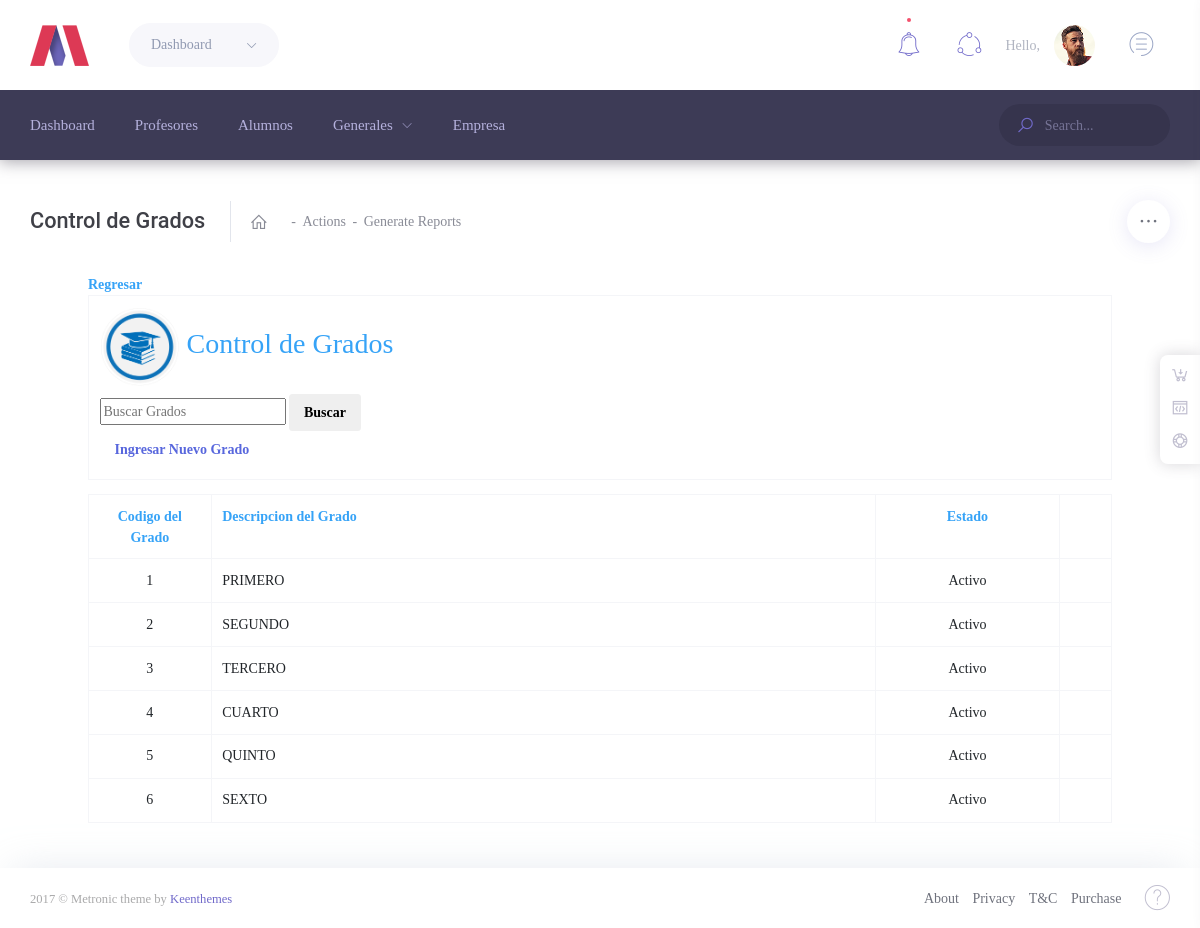
The page /Modulos/Datos/grado.php on the database its author committed.
### tables this page shows
CREATE TABLE `grado` (
  `id` int(11) NOT NULL,
  `nombre` varchar(255) NOT NULL,
  `estado` varchar(255) NOT NULL
);

### Modulos/Datos/grado.php (the view, shortened to what this page needs)
<?php
	include_once "../php_conexion.php";
	include_once "class/class.php";
	include_once "../funciones.php";
    $routeprefix = "../../";
    $title = "Control de Grados";
    include_once "../../menu/header.php";
?>
    <div align="center">
    <table width="90%">
      <tr>
        <td>
        	<a href="index.php" class="text-info"><i class="icon-fast-backward"></i> <strong>Regresar</strong></a>
        	<table class="table table-bordered">
            	<tr class="info">
                	<td>
                  	    <div class="row-fluid">
                            <div class="span6">
                            	<h2 class="text-info">
                                    <img src="img/grado.png" width="80" height="80">
                                    Control de Grados
                                </h2>
                            </div>
                            <div class="span6">
                            	<form name="form1" method="post" action="">
                                	<div class="input-append">
                                	<input type="text" name="buscar" class="input-xlarge" autocomplete="off" autofocus placeholder="Buscar Grados">
                                    <button type="submit" class="btn"><strong><i class="icon-search"></i> Buscar</strong></button>
                                    </div>
                          	    </form>
                                <a href="#nuevo" role="button" class="btn" data-toggle="modal">
                                	<strong><i class="icon-plus"></i> Ingresar Nuevo Grado</strong>
                                </a>
                            </div>
                    	</div>
                    </td>
              	</tr>
            </table>
            <table class="table table-bordered table-hover">
            	<tr class="info">
                	<td width="12%"><center><strong class="text-info">Codigo del Grado</strong></center></td>
                    <td width="65%"><strong class="text-info">Descripcion del Grado</strong></td>
                    <td width="18%"><center><strong class="text-info">Estado</strong></center></td>
                    <td width="5%"></td>
                </tr>
                <?php
					if(!empty($_POST['buscar'])){
						$buscar=limpiar($_POST['buscar']);
						$pa=mysqli_query($conexion, "SELECT * FROM grado WHERE nombre LIKE '%$buscar%' or id='$buscar'");
					}else{
						$pa=mysqli_query($conexion, "SELECT * FROM grado");
					}
					while($row=mysqli_fetch_array($pa)){
				?>
                <tr>
                	<td><center><?php echo $row['id']; ?></center></td>
                    <td><?php echo $row['nombre']; ?></td>
                    <td><center><?php echo estado($row['estado']); ?></center></td>
                    <td>
                    	<center>
                        	<a href="#a<?php echo $row['id']; ?>" title="Editar Materia" role="button" class="btn btn-mini" data-toggle="modal">
                            </a>
                        </center>
                    </td>
                </tr>
				<?php } ?>
            </table>
        </td>
      </tr>
    </table>
    </div>
<?php
    include_once "../../menu/footer.php";
?>

### menu/header.php (shortened to what this page needs)
<!DOCTYPE html>
<html lang="en">
    <head>
		<link href= "<?php echo $routeprefix ?>assets/vendors/custom/fullcalendar/fullcalendar.bundle.css" rel="stylesheet" type="text/css" />
		<link href="<?php echo $routeprefix ?>assets/vendors/base/vendors.bundle.css" rel="stylesheet" type="text/css" />
		<link href="<?php echo $routeprefix ?>assets/demo/demo5/base/style.bundle.css" rel="stylesheet" type="text/css" />
    </head>
	<body  class="m-page--wide m-header--fixed m-header--fixed-mobile m-footer--push m-aside--offcanvas-default"  >
		<div class="m-grid m-grid--hor m-grid--root m-page">
			<header id="m_header" class="m-grid__item		m-header "  m-minimize="minimize" m-minimize-offset="200" m-minimize-mobile-offset="200" >
				<div class="m-header__top">
					<div class="m-container m-container--responsive m-container--xxl m-container--full-height m-page__container">
						<div class="m-stack m-stack--ver m-stack--desktop">
							<div class="m-stack__item m-brand">
								<div class="m-stack m-stack--ver m-stack--general m-stack--inline">
									<div class="m-stack__item m-stack__item--middle m-brand__logo">
										<a href="<?php echo $routeprefix ?>index.html" class="m-brand__logo-wrapper">
											<img alt="" src="<?php echo $routeprefix ?>assets/demo/demo5/media/img/logo/logo.png"/>
										</a>
									</div>
									<div class="m-stack__item m-stack__item--middle m-brand__tools">
										<div class="m-dropdown m-dropdown--inline m-dropdown--arrow m-dropdown--align-left m-dropdown--align-push" m-dropdown-toggle="click" aria-expanded="true">
											<a href="#" class="dropdown-toggle m-dropdown__toggle btn btn-outline-metal m-btn  m-btn--icon m-btn--pill">
												<span>
													Dashboard
												</span>
											</a>
										</div>
									</div>
								</div>
							</div>
							<div class="m-stack__item m-stack__item--fluid m-header-head" id="m_header_nav">
								<div id="m_header_topbar" class="m-topbar  m-stack m-stack--ver m-stack--general">
									<div class="m-stack__item m-topbar__nav-wrapper">
										<ul class="m-topbar__nav m-nav m-nav--inline">
											<li class="m-nav__item m-topbar__notifications m-topbar__notifications--img m-dropdown m-dropdown--large m-dropdown--header-bg-fill m-dropdown--arrow m-dropdown--align-center 	m-dropdown--mobile-full-width" m-dropdown-toggle="click" m-dropdown-persistent="1">
												<a href="#" class="m-nav__link m-dropdown__toggle" id="m_topbar_notification_icon">
													<span class="m-nav__link-badge m-badge m-badge--dot m-badge--dot-small m-badge--danger"></span>
													<span class="m-nav__link-icon">
														<span class="m-nav__link-icon-wrapper">
															<i class="flaticon-music-2"></i>
														</span>
													</span>
												</a>
											</li>
											<li class="m-nav__item m-topbar__quick-actions m-topbar__quick-actions--img m-dropdown m-dropdown--large m-dropdown--header-bg-fill m-dropdown--arrow m-dropdown--align-right m-dropdown--align-push m-dropdown--mobile-full-width m-dropdown--skin-light"  m-dropdown-toggle="click">
												<a href="#" class="m-nav__link m-dropdown__toggle">
													<span class="m-nav__link-icon">
														<span class="m-nav__link-icon-wrapper">
															<i class="flaticon-share"></i>
														</span>
													</span>
												</a>
											</li>
											<li class="m-nav__item m-topbar__user-profile m-topbar__user-profile--img  m-dropdown m-dropdown--medium m-dropdown--arrow m-dropdown--header-bg-fill m-dropdown--align-right m-dropdown--mobile-full-width m-dropdown--skin-light" m-dropdown-toggle="click">
												<a href="#" class="m-nav__link m-dropdown__toggle">
													<span class="m-topbar__welcome">
														Hello,&nbsp;
													</span>
													<span class="m-topbar__username">
													</span>
													<span class="m-topbar__userpic">
														<img src="<?php echo $routeprefix ?>assets/app/media/img/users/user4.jpg" class="m--img-rounded m--marginless m--img-centered" alt=""/>
													</span>
												</a>
											</li>
											<li id="m_quick_sidebar_toggle" class="m-nav__item">
												<a href="#" class="m-nav__link m-dropdown__toggle">
													<span class="m-nav__link-icon m-nav__link-icon--aside-toggle">
														<span class="m-nav__link-icon-wrapper">
															<i class="flaticon-menu-button"></i>
														</span>
													</span>
												</a>
											</li>
										</ul>
									</div>
								</div>
							</div>
						</div>
					</div>
				</div>
				<div class="m-header__bottom">
					<div class="m-container m-container--responsive m-container--xxl m-container--full-height m-page__container">
						<div class="m-stack m-stack--ver m-stack--desktop">
							<div class="m-stack__item m-stack__item--middle m-stack__item--fluid">
								<div id="m_header_menu" class="m-header-menu m-aside-header-menu-mobile m-aside-header-menu-mobile--offcanvas  m-header-menu--skin-dark m-header-menu--submenu-skin-light m-aside-header-menu-mobile--skin-light m-aside-header-menu-mobile--submenu-skin-light "  >
									<ul class="m-menu__nav  m-menu__nav--submenu-arrow ">
										<li class="m-menu__item "  aria-haspopup="true">
											<a  href="<?php echo $routeprefix ?>index.html" class="m-menu__link ">
												<span class="m-menu__link-text">
													Dashboard
												</span>
											</a>
                                        </li>
                                        <li class="m-menu__item "  aria-haspopup="true">
											<a  href="<?php echo $routeprefix ?>Modulos/Profesor" class="m-menu__link ">
												<span class="m-menu__link-text">
													Profesores
												</span>
											</a>
										</li>
                                        <li class="m-menu__item "  aria-haspopup="true">
											<a  href="<?php echo $routeprefix ?>Modulos/Alumnos" class="m-menu__link ">
												<span class="m-menu__link-text">
													Alumnos
												</span>
											</a>
										</li>
										<li class="m-menu__item  m-menu__item--submenu m-menu__item--rel"  m-menu-submenu-toggle="click" aria-haspopup="true">
											<a  href="javascript:;" class="m-menu__link m-menu__toggle">
												<span class="m-menu__link-text">
													Generales
												</span>
												<i class="m-menu__hor-arrow la la-angle-down"></i>
											</a>
										</li>
										<li class="m-menu__item "  aria-haspopup="true">
											<a  href="<?php echo $routeprefix ?>Modulos/Datos/empresa.php" class="m-menu__link ">
												<span class="m-menu__link-text">
													Empresa
												</span>
											</a>
                                        </li>
										<li class="m-menu__item  m-menu__item--submenu m-menu__item--rel m-menu__item--more m-menu__item--icon-only"  m-menu-submenu-toggle="click" m-menu-link-redirect="1" aria-haspopup="true">
											<a  href="javascript:;" class="m-menu__link m-menu__toggle">
												<i class="m-menu__link-icon flaticon-more-v3"></i>
											</a>
										</li>
									</ul>
								</div>
							</div>
							<div class="m-stack__item m-stack__item--middle m-dropdown m-dropdown--arrow m-dropdown--large m-dropdown--mobile-full-width m-dropdown--align-right m-dropdown--skin-light m-header-search m-header-search--expandable m-header-search--skin-" id="m_quicksearch" m-quicksearch-mode="default">
								<form class="m-header-search__form">
									<div class="m-header-search__wrapper">
										<span class="m-header-search__icon-search" id="m_quicksearch_search">
											<i class="la la-search"></i>
										</span>
										<span class="m-header-search__input-wrapper">
											<input autocomplete="off" type="text" name="q" class="m-header-search__input" value="" placeholder="Search..." id="m_quicksearch_input">
										</span>
									</div>
								</form>
							</div>
						</div>
					</div>
				</div>
			</header>
			<div class="m-grid__item m-grid__item--fluid  m-grid m-grid--ver-desktop m-grid--desktop 	m-container m-container--responsive m-container--xxl m-page__container m-body">
				<div class="m-grid__item m-grid__item--fluid m-wrapper">
					<div class="m-subheader ">
						<div class="d-flex align-items-center">
							<div class="mr-auto">
								<h3 class="m-subheader__title m-subheader__title--separator">
									<?php echo $title ?>
								</h3>
								<ul class="m-subheader__breadcrumbs m-nav m-nav--inline">
									<li class="m-nav__item m-nav__item--home">
										<a href="#" class="m-nav__link m-nav__link--icon">
										</a>
									</li>
									<li class="m-nav__separator">
										-
									</li>
									<li class="m-nav__item">
										<a href="" class="m-nav__link">
											<span class="m-nav__link-text">
												Actions
											</span>
										</a>
									</li>
									<li class="m-nav__separator">
										-
									</li>
									<li class="m-nav__item">
										<a href="" class="m-nav__link">
											<span class="m-nav__link-text">
												Generate Reports
											</span>
										</a>
									</li>
								</ul>
							</div>
							<div>
								<div class="m-dropdown m-dropdown--inline m-dropdown--arrow m-dropdown--align-right m-dropdown--align-push" m-dropdown-toggle="hover" aria-expanded="true">
									<a href="#" class="m-portlet__nav-link btn btn-lg btn-secondary  m-btn m-btn--outline-2x m-btn--air m-btn--icon m-btn--icon-only m-btn--pill  m-dropdown__toggle">
									</a>
								</div>
							</div>
						</div>
					</div>
					<div class="m-content">

### Modulos/funciones.php (shortened to what this page needs)
<?php
	function estado($estado){
		if($estado=='s'){
			return '<span class="label label-success">Activo</span>';
		}else{
			return '<span class="label label-important">No Activo</span>';
		}
	}
?>

### menu/footer.php (shortened to what this page needs)
		</div>
	</div>
</div>
<footer class="m-grid__item m-footer ">
				<div class="m-container m-container--responsive m-container--xxl m-container--full-height m-page__container">
					<div class="m-footer__wrapper">
						<div class="m-stack m-stack--flex-tablet-and-mobile m-stack--ver m-stack--desktop">
							<div class="m-stack__item m-stack__item--left m-stack__item--middle m-stack__item--last">
								<span class="m-footer__copyright">
									2017 &copy; Metronic theme by
									<a href="https://keenthemes.com" class="m-link">
										Keenthemes
									</a>
								</span>
							</div>
							<div class="m-stack__item m-stack__item--right m-stack__item--middle m-stack__item--first">
								<ul class="m-footer__nav m-nav m-nav--inline m--pull-right">
									<li class="m-nav__item">
										<a href="#" class="m-nav__link">
											<span class="m-nav__link-text">
												About
											</span>
										</a>
									</li>
									<li class="m-nav__item">
										<a href="#"  class="m-nav__link">
											<span class="m-nav__link-text">
												Privacy
											</span>
										</a>
									</li>
									<li class="m-nav__item">
										<a href="#" class="m-nav__link">
											<span class="m-nav__link-text">
												T&C
											</span>
										</a>
									</li>
									<li class="m-nav__item">
										<a href="#" class="m-nav__link">
											<span class="m-nav__link-text">
												Purchase
											</span>
										</a>
									</li>
									<li class="m-nav__item m-nav__item--last">
										<a href="#" class="m-nav__link" data-toggle="m-tooltip" title="Support Center" data-placement="left">
											<i class="m-nav__link-icon flaticon-info m--icon-font-size-lg3"></i>
										</a>
									</li>
								</ul>
							</div>
						</div>
					</div>
				</div>
			</footer>
		</div>
		<ul class="m-nav-sticky" style="margin-top: 30px;">
			<li class="m-nav-sticky__item" data-toggle="m-tooltip" title="Purchase" data-placement="left">
				<a href="https://themeforest.net/item/metronic-responsive-admin-dashboard-template/4021469?ref=keenthemes" target="_blank">
					<i class="la la-cart-arrow-down"></i>
				</a>
			</li>
			<li class="m-nav-sticky__item" data-toggle="m-tooltip" title="Documentation" data-placement="left">
				<a href="https://keenthemes.com/metronic/documentation.html" target="_blank">
					<i class="la la-code-fork"></i>
				</a>
			</li>
			<li class="m-nav-sticky__item" data-toggle="m-tooltip" title="Support" data-placement="left">
				<a href="https://keenthemes.com/forums/forum/support/metronic5/" target="_blank">
					<i class="la la-life-ring"></i>
				</a>
			</li>
		</ul>
	</body>
</html>

### rows shown on the page
grado: id "1", nombre "PRIMERO", estado "Activo"
grado: id "2", nombre "SEGUNDO", estado "Activo"
grado: id "3", nombre "TERCERO", estado "Activo"
grado: id "4", nombre "CUARTO", estado "Activo"
grado: id "5", nombre "QUINTO", estado "Activo"
grado: id "6", nombre "SEXTO", estado "Activo"

### other values the page prints
$title "Control de Grados"
